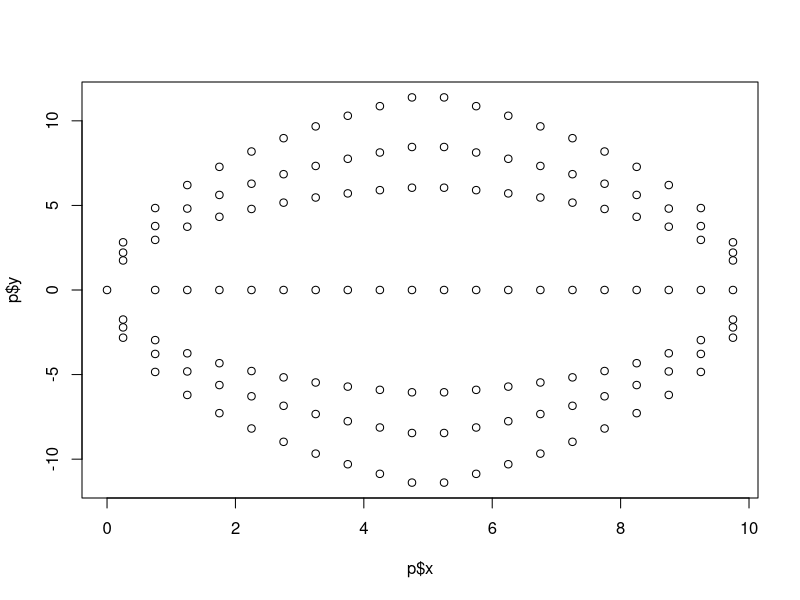
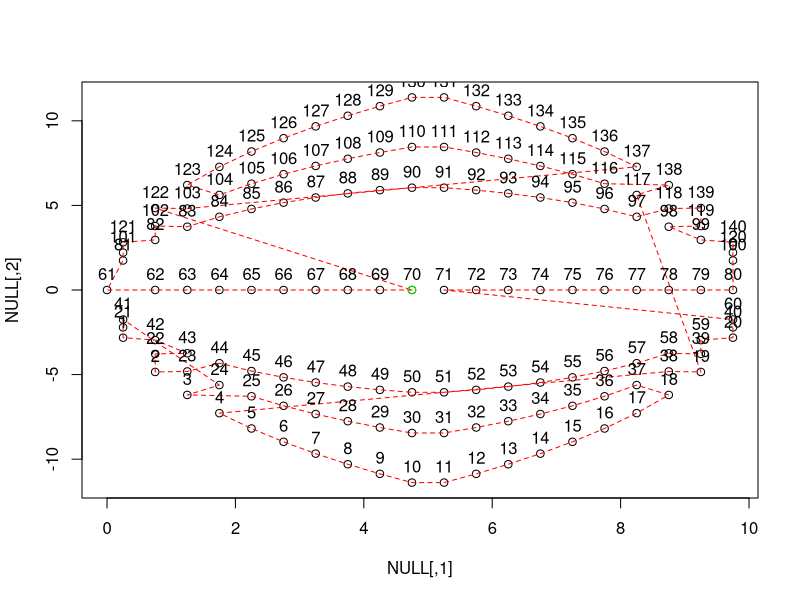
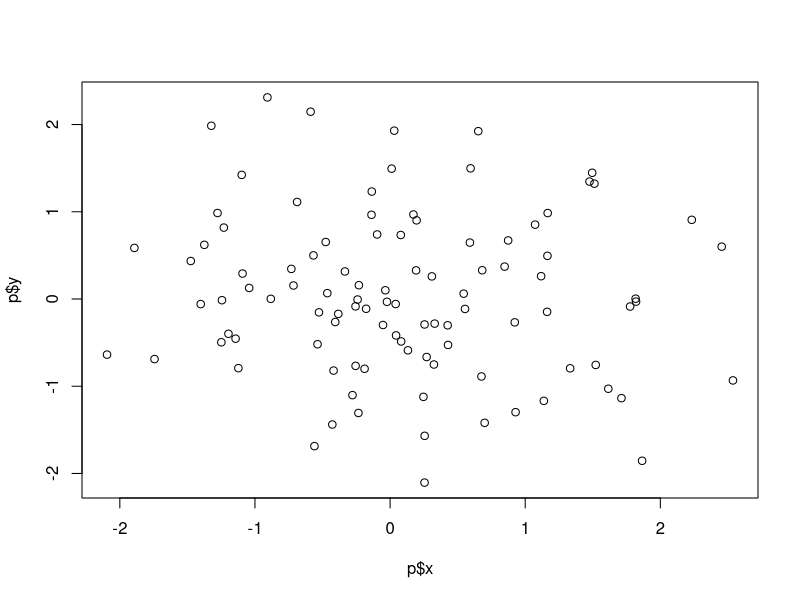
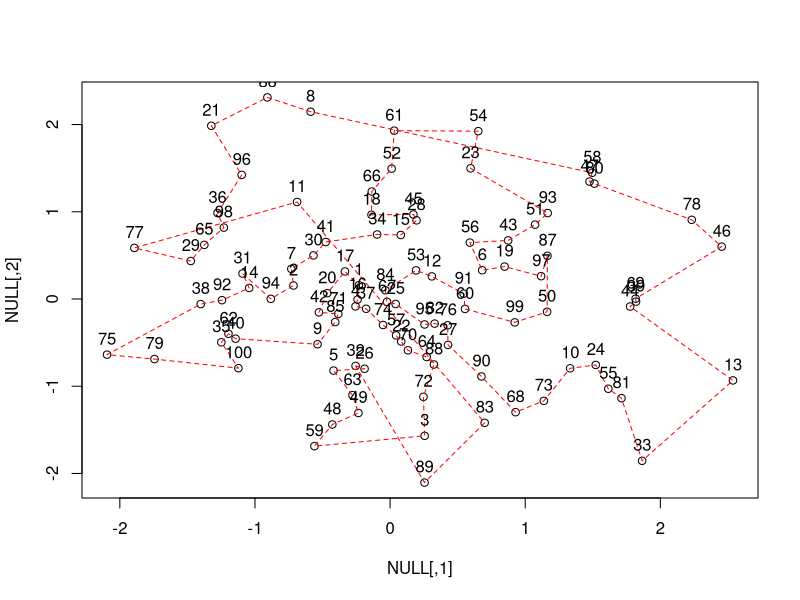
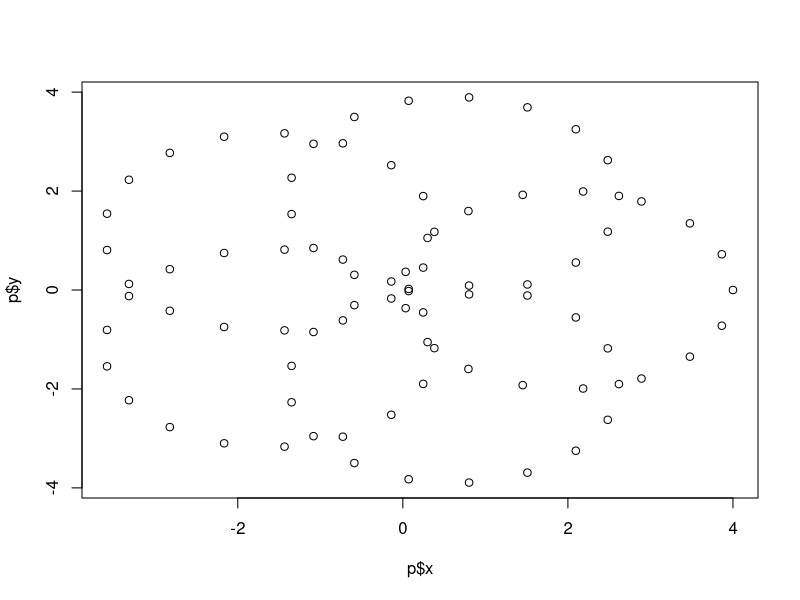
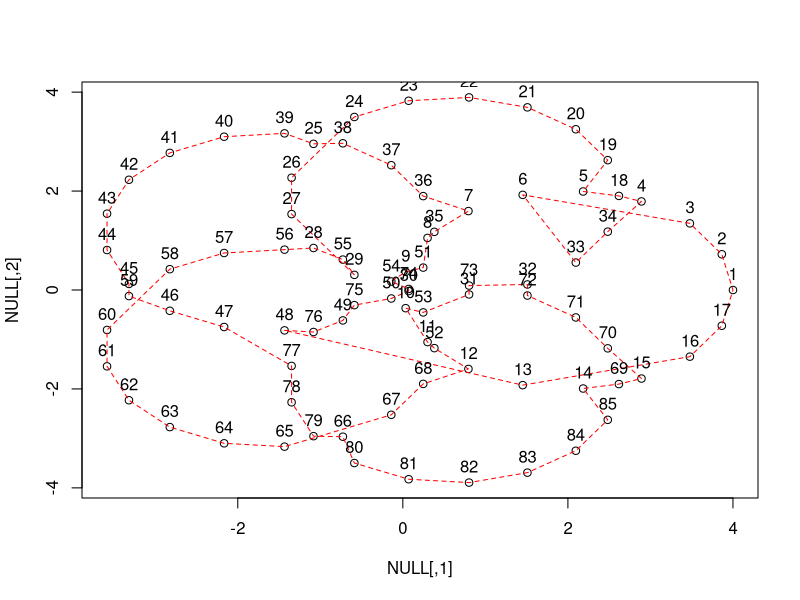
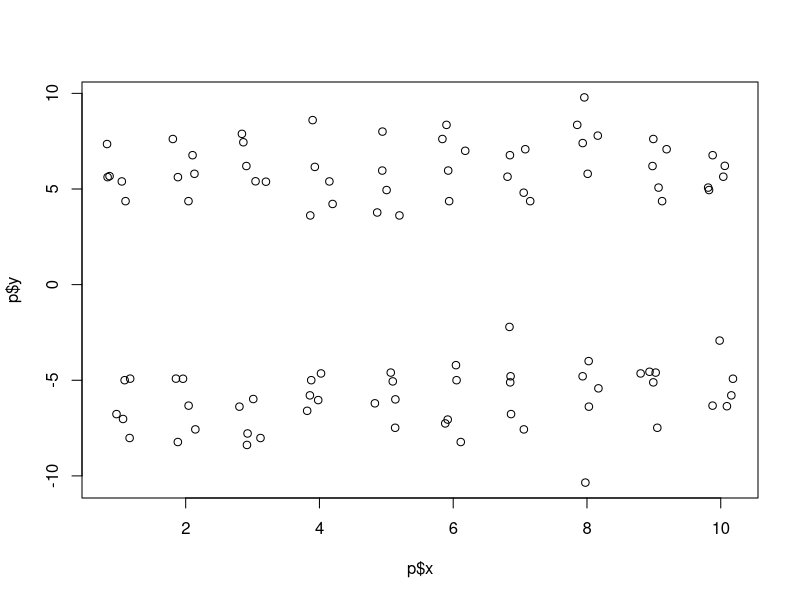
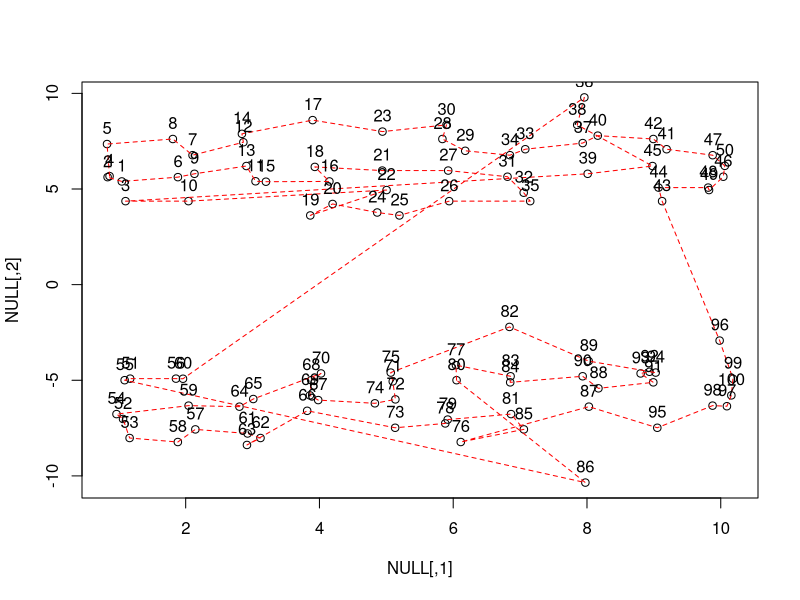

Write R code to recreate these figures, in order. (Note: this script raises an error after producing the figures.)
########################
###
### Leonard Mada
### [the one and only]
###
### TSP Models
### Data Generators
###
### draft v.0.1d


###############
### History ###

### draft v.0.1d:
# - added 2 overlapping densities (mixture of 2 gaussians);
### draft v.0.1c:
# - added overlapping circles;


####################
####################

### Generate Special Graphs for TSP

# various Generator functions:
watermelon.gen = function(n, m, l, random=TRUE, v.scale=3) {
	# n = number of points in a half-ellipse;
	# m = number of half-ellipses / half-orbits;
	r2 = l^2 / 4;
	ellipse.f = function(id, x) {
		a = 2*id - m - 1
		if(a == 0) {
			return (rep(0,n));
		}
		a = a/m
		x.x = abs(x[,id] - l/2)
		return(sign(a)*sqrt(r2 - x.x^2 + v.scale*(l/2 - x.x)*l*a^2))
	}
	if(random) {
		p.x = sapply(1:m, function(id) runif(n, 0, l))
	} else {
		# TODO: fix repeating (0, 0);
		p.x = matrix(rep( (1/2 + 0:(n-1)) * l/n, m), ncol=m)
		p.x[1, round(m/2)] = 0 # first Element;
	}
	p.y = sapply(1:m, ellipse.f, x=p.x)
	return(list("x"=p.x, "y"=p.y))
}

circles.int.gen = function(n, n.c, r=1) {
	# intersecting/overlapping circles
	central.th = (0:(n.c-1)) * 2*pi / n.c;
	circle.th = (0:(n-1)) * 2*pi / n;
	circle.f = function(theta, r, centre=c(0,0)) {
		x = r * cos(theta) + centre[1]	
		y = r * sin(theta) + centre[2]
		return(cbind(x, y))
	}
	circle.shift = function(id, base.circle, centre) {
		x = base.circle[1,] + centre[1, id];
		y = base.circle[2,] + centre[2, id];
		return(cbind(x, y));
	}
	# TODO: nicer code;
	circles.c = sapply(central.th, circle.f, r=r)
	circle.base = sapply(circle.th, circle.f, r=r)
	circles.pxy = sapply(1:ncol(circles.c), circle.shift, base.circle=circle.base, centre=circles.c)
	circles.pxy = list(
		x = as.vector(circles.pxy[1:n,]),
		y = as.vector(circles.pxy[-(1:n),]))
	# print(circles.pxy)
	return(circles.pxy)
}

rnorm2d.gen = function(n1, n2=n1, sd1=1, sd2=1) {
	len = n1*n2
	p.x = rnorm(len, sd=sd1)
	p.y = rnorm(len, sd=sd2)
	return(list("x"=p.x, "y"=p.y))
}

runif2d.gen = function(n1, n2=n1, max=2) {
	# max = 2 is more close to rnorm
	# alternative: max = 4*sd
	len = n1*n2
	p.x = runif(len, max=max)
	p.y = runif(len, max=max)
	return(list("x"=p.x, "y"=p.y))
}

r2d.gen = function(n, epochs, sd=1, sep.scale=1, x.jitter=NA) {
	# n = number of points per epoch
	s = rnorm(10*n, sd=sd)
	ep.id = if(length(epochs) == 1) 1:epochs else epochs;
	#
	y1 = as.vector(sapply(ep.id, function(id) sample(s, n))) + sd*sep.scale
	y2 = as.vector(sapply(ep.id, function(id) sample(s, n))) - sd*sep.scale
	ep.all = rep(ep.id, each=n)
	ep.all = c(ep.all, ep.all)
	if( ! is.na(x.jitter)) {
		ep.all = jitter(ep.all)
	}
	return(list("x"=ep.all, "y"=c(y1, y2)))
}

find.base = function(m, y=0, middle=FALSE, type=c("gaussian", "regular")) {
	# m = matrix with coordinates of cities
	# - currently works best/only with non-random data;
	# TODO:
	# - more options;
	# - regular vs gaussian vs uniform;
	
	# y-Coordinate
	if(length(y) == 2) {
		isZero = (m[,2] >= y[1]) & (m[,2] <= y[2])
	} else {
		isZero = m[,2] == y
	}
	#
	if( ! middle) {
		x.min = min(m[isZero, 1])
		isZero = isZero & m[,1] == x.min
	} else {
		m0 = m[isZero, 1]
		x.mid = m0[rank(m0) == round((length(m0) + 1)/2)]
		isZero = isZero & m[,1] == x.mid
	}
	id = match(TRUE, isZero)
	return(id)
}

write.tsp = function(x, file, asInt=TRUE, scale=1000) {
	if(asInt) {
		tsp.int = round(x * scale)
		if(inherits(x, "ETSP")) {
			tsp.int = ETSP(tsp.int)
			# still does NOT save as INTEGER!
			write_TSPLIB(tsp.int, file=file)
		} else {
			print("Nothing written: class NOT supported!")
		}
	} else {
		write_TSPLIB(x, file=file)
	}
}

###########################

# install.packages("TSP")

library(TSP)


setwd("/Math")


###########################

###
ell.n = 7
p = watermelon.gen(20, m=ell.n, 10, random=F)
plot(p$x, p$y)

cities = matrix(c(as.vector(p$x), as.vector(p$y)), ncol=2)
id = find.base(cities, middle=T)
id

### TSP data
etsp <- ETSP(cities)
etsp

### calculate a tour
# tour <- solve_TSP(etsp, method = "nn"
tour <- solve_TSP(etsp, method = "nn", control=list(start=id))
tour

tour_length(tour)
plot(etsp, tour, tour_col = "red")
points(cities[id,1], cities[id,2], col="green")


### Save tour as image
SAVE_PNG = TRUE
if(SAVE_PNG) {
png(file="TSP.Watermelon.png")
	plot(etsp, tour, tour_col = "red", xlab="X-Coord", ylab="Y-Coord")
	points(cities[id,1], cities[id,2], col="green")
dev.off()
}

### Save coordinates as TSP file
# as Integer:
write.tsp(etsp, file="Watermelon.tsp", asInt=TRUE)

# as initial data
write_TSPLIB(etsp, file="Watermelon.tsp")


### Other: for ATSP
# image(atsp, tour)


###########################

###
p = rnorm2d.gen(10)
# p = runif2d.gen(10)
plot(p$x, p$y)


cities = matrix(c(as.vector(p$x), as.vector(p$y)), ncol=2)

etsp <- ETSP(cities)
etsp

### calculate a tour
tour <- solve_TSP(etsp, method = "nn")
tour

tour_length(tour)
plot(etsp, tour, tour_col = "red")


#########################

### Overlapping Circles
p = circles.int.gen(17, 5, 2)
plot(p$x, p$y)


cities = matrix(c(as.vector(p$x), as.vector(p$y)), ncol=2)

etsp <- ETSP(cities)
etsp

### calculate a tour
tour <- solve_TSP(etsp, method = "nn")
tour

tour_length(tour)
plot(etsp, tour, tour_col = "red")


#######################

### Specific Densities
p = r2d.gen(5, 10, sd=2, sep.scale=3, x.jitter=T)
plot(p$x, p$y)

### Q:
# Are there any phase transitions determined by sd & sep.scale?
# Are there various phase transitions when sep.scale changes:
# between ~1.5 and ~2 and between ~2 and ~3?
# How can we measure and describe phase transitions?


cities = matrix(c(as.vector(p$x), as.vector(p$y)), ncol=2)

etsp <- ETSP(cities)
etsp

### calculate a tour
tour <- solve_TSP(etsp, method = "nn")
tour

tour_length(tour)
plot(etsp, tour, tour_col = "red")


### with Base-city:
id = find.base(cities, y=c(0, 2.5), middle=T)
id
#
tour <- solve_TSP(etsp, method = "nn", control=list(start=id))
tour

tour_length(tour)
plot(etsp, tour, tour_col = "red")
points(cities[id,1], cities[id,2], col="green")


#######################
#######################

### Analysis
# TODO

# 1.) Phase Transitions in the data
# - How to measure phase transitions?
# 2.) Invariants, pseudo-Invariants
# - Higher Moments;
# - Higher "Moments" of Correlation;
# - non-linear correlation, x-"autocorrelation" or y-"autocorrelation";
# - "divergence", "curl";
# - other pseudo-invariants;
